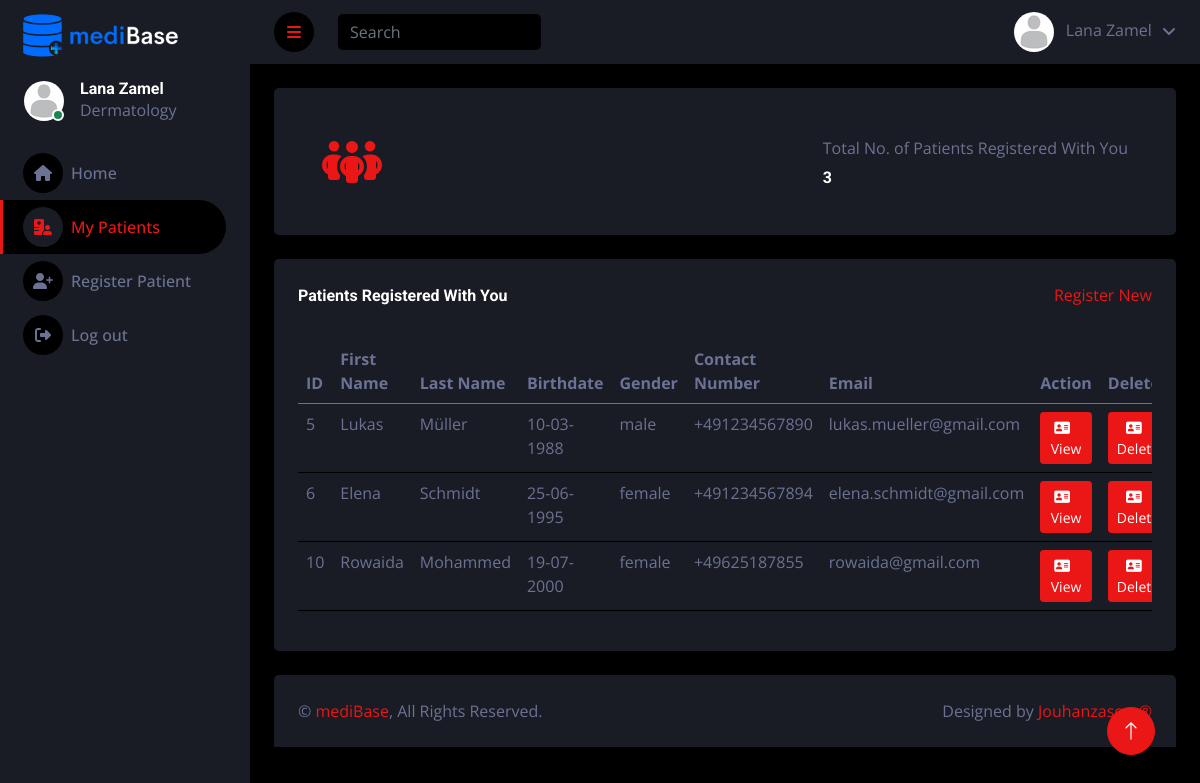
The page /mediBase-Portal/patients.php (signed in) on the database its author committed.
### tables this page shows
CREATE TABLE `doctors` (
  `id` int(11) NOT NULL,
  `name` varchar(50) NOT NULL,
  `birth_date` date DEFAULT NULL,
  `gender` enum('female','male','other','') DEFAULT NULL,
  `nationality` varchar(25) DEFAULT NULL,
  `address` varchar(75) DEFAULT NULL,
  `mobile_phone` varchar(25) DEFAULT NULL,
  `email` varchar(50) NOT NULL,
  `license_no` varchar(10) DEFAULT NULL,
  `department` varchar(50) DEFAULT NULL,
  `position` varchar(30) DEFAULT NULL,
  `username` varchar(25) NOT NULL,
  `password` char(255) NOT NULL
);

CREATE TABLE `patients` (
  `id` int(11) NOT NULL,
  `first_name` varchar(50) NOT NULL,
  `last_name` varchar(50) NOT NULL,
  `birthdate` date NOT NULL,
  `gender` enum('female','male','other','') NOT NULL,
  `nationality` varchar(25) NOT NULL,
  `health_insurance_no` varchar(50) NOT NULL,
  `email` varchar(50) NOT NULL,
  `mobile_phone` varchar(25) NOT NULL,
  `emergency_contact_name` varchar(50) NOT NULL,
  `emergency_contact_no` varchar(25) NOT NULL,
  `doctor_id` int(11) NOT NULL,
  `height` int(5) NOT NULL,
  `weight` int(5) NOT NULL,
  `blood_group` varchar(5) NOT NULL,
  `allergies` varchar(255) DEFAULT NULL,
  `chronic_diseases` varchar(255) DEFAULT NULL,
  `disabilities` varchar(255) DEFAULT NULL,
  `vaccines` varchar(255) DEFAULT NULL,
  `medications` varchar(255) DEFAULT NULL,
  `lab_images` blob NOT NULL
);

### mediBase-Portal/patients.php (the view, shortened to what this page needs)
<?php
include("../connection.php");
if (isset($_SESSION["loggedin"]) && $_SESSION["loggedin"] === true) {
    $doctor_id = $_SESSION["id"];
}
$name_sql = "SELECT name, department FROM doctors WHERE id = $doctor_id";
$name_result = $conn->query($name_sql);
if ($name_result && $name_result->num_rows > 0) {
    $row = $name_result->fetch_assoc();
    $doctor_name = $row["name"];
    $doctor_department = $row["department"];
}
$widget4_sql = "SELECT COUNT(*) AS count FROM `patients` WHERE doctor_id = $doctor_id;";
$widget4_result = $conn->query($widget4_sql);
if ($widget4_result && $widget4_result->num_rows > 0) {
    $row = $widget4_result->fetch_assoc();
    $patients_registered = $row["count"];
}
$pat_sql = "SELECT id, first_name, last_name, birthdate, gender, email, mobile_phone
            FROM `patients` WHERE doctor_id = $doctor_id";
$pat_result = mysqli_query($conn, $pat_sql);
?>
<!DOCTYPE html>
<html lang="en">
<head>
    <link href="https://cdnjs.cloudflare.com/ajax/libs/font-awesome/6.5.1/css/all.min.css" rel="stylesheet">
    <link href="https://cdn.jsdelivr.net/npm/bootstrap-icons@1.4.1/font/bootstrap-icons.css" rel="stylesheet">
    <link href="lib/owlcarousel/assets/owl.carousel.min.css" rel="stylesheet">
    <link href="lib/tempusdominus/css/tempusdominus-bootstrap-4.min.css" rel="stylesheet" />
    <link href="css/bootstrap.min.css" rel="stylesheet">
    <link href="css/style.css" rel="stylesheet">
</head>
<body>
    <div class="container-fluid position-relative d-flex p-0">
        <div class="sidebar pe-4 pb-3">
            <nav class="navbar bg-secondary navbar-dark">
                <a href="index.php" class="navbar-brand mx-4 mb-3">
                    <img src="img/logo.png" alt="mediBase logo" style="margin-left: -5%;">
                </a>
                <div class="d-flex align-items-center ms-4 mb-4">
                    <div class="position-relative">
                        <img class="rounded-circle" src="img/user.jpg" alt="" style="width: 40px; height: 40px;">
                        <div class="bg-success rounded-circle border border-2 border-white position-absolute end-0 bottom-0 p-1"></div>
                    </div>
                    <div class="ms-3">
                        <h6 class="mb-0"><?php echo $doctor_name; ?></h6>
                        <span><?php echo $doctor_department; ?></span>
                    </div>
                </div>
                <div class="navbar-nav w-100">
                    <a href="index.php" class="nav-item nav-link"><i class="fa fa-house me-2"></i>Home</a>
                    <a href="patients.php" class="nav-item nav-link active" data-bs-toggle="dropdown"><i class="fa fa-hospital-user me-2"></i>My Patients</a>
                    <a href="patient-registration.php" class="nav-item nav-link"><i class="fa fa-user-plus me-2"></i>Register Patient</a>
                    <a href="signin.php" class="nav-item nav-link"><i class="fa fa-right-from-bracket me-2"></i>Log out</a>
                </div>
            </nav>
        </div>
        <div class="content">
            <nav class="navbar navbar-expand bg-secondary navbar-dark sticky-top px-4 py-0">
                <a href="#" class="sidebar-toggler flex-shrink-0">
                    <i class="fa fa-bars"></i>
                </a>
                <form class="d-none d-md-flex ms-4">
                    <input class="form-control bg-dark border-0" type="search" placeholder="Search">
                </form>
                <div class="navbar-nav align-items-center ms-auto">
                    <div class="nav-item dropdown">
                        <a href="#" class="nav-link dropdown-toggle" data-bs-toggle="dropdown">
                            <img class="rounded-circle me-lg-2" src="img/user.jpg" alt="" style="width: 40px; height: 40px;">
                            <span class="d-none d-lg-inline-flex"><?php echo $doctor_name; ?></span>
                        </a>
                    </div>
                </div>
            </nav>
            <div class="container-fluid pt-4 px-4">
                <div class="bg-secondary rounded h-100 p-4">
                    <div class="bg-secondary rounded d-flex align-items-center justify-content-between p-4">
                        <i class="fa fa-people-group fa-3x text-primary"></i>
                        <div class="ms-3">
                            <p class="mb-2">Total No. of Patients Registered With You</p>
                            <h6 class="mb-0"><?php echo $patients_registered; ?></h6>
                        </div>
                    </div>
                </div>
            </div>
            <div class="container-fluid pt-4 px-4">
                <div class="bg-secondary rounded h-100 p-4">
                    <div class="d-flex align-items-center justify-content-between mb-2">
                        <h6 class="mb-4">Patients Registered With You</h6>
                        <a class="mb-4" href="patient-registration.php">Register New</a>
                    </div>
                    <div class="table-responsive">
                        <table class="table">
                            <thead>
                                <tr>
                                    <th scope="col">ID</th>
                                    <th scope="col">First Name</th>
                                    <th scope="col">Last Name</th>
                                    <th scope="col">Birthdate</th>
                                    <th scope="col">Gender</th>
                                    <th scope="col">Contact Number</th>
                                    <th scope="col">Email</th>
                                    <th scope="col">Action</th>
                                    <th scope="col">Delete</th>
                                </tr>
                            </thead>
                            <tbody>
                                <?php
                                if ($pat_result && mysqli_num_rows($pat_result) > 0) {
                                    while ($row = mysqli_fetch_assoc($pat_result)) {
                                        $dateObject = new DateTime($row['birthdate']);
                                        $formattedDate = $dateObject->format('d-m-Y');
                                        echo "<tr>";
                                        echo "<td>" . htmlspecialchars($row['id']) . "</td>";
                                        echo "<td>" . htmlspecialchars($row['first_name']) . "</td>";
                                        echo "<td>" . htmlspecialchars($row['last_name']) . "</td>";
                                        echo "<td>" . htmlspecialchars($formattedDate) . "</td>";
                                        echo "<td>" . htmlspecialchars($row['gender']) . "</td>";
                                        echo "<td>" . htmlspecialchars($row['mobile_phone']) . "</td>";
                                        echo "<td>" . htmlspecialchars($row['email']) . "</td>";
                                        echo "<form method='POST' action=''>";
                                        echo "<td><button type='submit' name='view_patient' class='btn btn-sm btn-primary'><i class='fa fa-address-card me-2'></i>View</button></td>";
                                        echo "</form>";
                                        echo "<form method='POST' action=''>";
                                        echo "<td><button type='submit' name='delete_patient' class='btn btn-sm btn-primary'><i class='fa fa-address-card me-2'></i>Delete</button></td>";
                                        echo "</form>";
                                    }
                                } else {
                                    echo "<tr><td colspan='8'>No patients found.</td></tr>";
                                }
                                ?>
                            </tbody>
                        </table>
                    </div>
                </div>
            </div>
            <div class="container-fluid pt-4 px-4">
                <div class="bg-secondary rounded-top p-4">
                    <div class="row">
                        <div class="col-12 col-sm-6 text-center text-sm-start">
                            &copy; <a href="#">mediBase</a>, All Rights Reserved.
                        </div>
                        <div class="col-12 col-sm-6 text-center text-sm-end">
                            Designed by <a href="https://github.com/Joumanasalahedin/mediBase">Jouhanzasom&reg;</a>
                        </div>
                    </div>
                </div>
            </div>
        </div>
        <a href="#" class="btn btn-lg btn-primary btn-lg-square back-to-top"><i class="bi bi-arrow-up"></i></a>
    </div>
</body>
</html>

### mediBase-Portal/css/style.css (style rules this page uses)
:root { --primary: #EB1616; --secondary: #191C24; --light: #6C7293; --dark: #000000; }
.back-to-top { position: fixed; display: none; right: 45px; bottom: 45px; z-index: 99; }
.btn { transition: .5s; }
.btn-lg-square { width: 48px; height: 48px; }
.btn-square, .btn-sm-square, .btn-lg-square { padding: 0; display: inline-flex; align-items: center; justify-content: center; font-weight: normal; border-radius: 50px; }
.sidebar { position: fixed; top: 0; left: 0; bottom: 0; width: 250px; height: 100vh; overflow-y: auto; background: var(--secondary); transition: 0.5s; z-index: 999; }
.content { margin-left: 250px; min-height: 100vh; background: var(--dark); transition: 0.5s; }
@media (min-width: 992px) { .sidebar { margin-left: 0; } }
@media (min-width: 992px) { .content { width: calc(100% - 250px); } }
.sidebar .navbar .navbar-nav .nav-link { padding: 7px 20px; color: var(--light); font-weight: 500; border-left: 3px solid var(--secondary); border-radius: 0 30px 30px 0; outline: none; }
.sidebar .navbar .navbar-nav .nav-link:hover, .sidebar .navbar .navbar-nav .nav-link.active { color: var(--primary); background: var(--dark); border-color: var(--primary); }
.sidebar .navbar .navbar-nav .nav-link i { width: 40px; height: 40px; display: inline-flex; align-items: center; justify-content: center; background: var(--dark); border-radius: 40px; }
.sidebar .navbar .navbar-nav .nav-link:hover i, .sidebar .navbar .navbar-nav .nav-link.active i { background: var(--secondary); }
.content .navbar .navbar-nav .nav-link { margin-left: 25px; padding: 12px 0; color: var(--light); outline: none; }
.content .navbar .sidebar-toggler, .content .navbar .navbar-nav .nav-link i { width: 40px; height: 40px; display: inline-flex; align-items: center; justify-content: center; background: var(--dark); border-radius: 40px; }
.content .navbar .dropdown-toggle::after { margin-left: 6px; vertical-align: middle; border: none; content: "\f107"; font-family: "Font Awesome 5 Free"; font-weight: 900; transition: .5s; }

### rows shown on the page
doctors: name "Lana Zamel", department "Dermatology"
patients: id "5", first_name "Lukas", last_name "Müller", birthdate "10-03-1988", gender "male", mobile_phone "+491234567890", email "lukas.mueller@gmail.com"
patients: id "6", first_name "Elena", last_name "Schmidt", birthdate "25-06-1995", gender "female", mobile_phone "+491234567894", email "elena.schmidt@gmail.com"
patients: id "10", first_name "Rowaida", last_name "Mohammed", birthdate "19-07-2000", gender "female", mobile_phone "+49625187855", email "rowaida@gmail.com"

### other values the page prints
$patients_registered "3"
